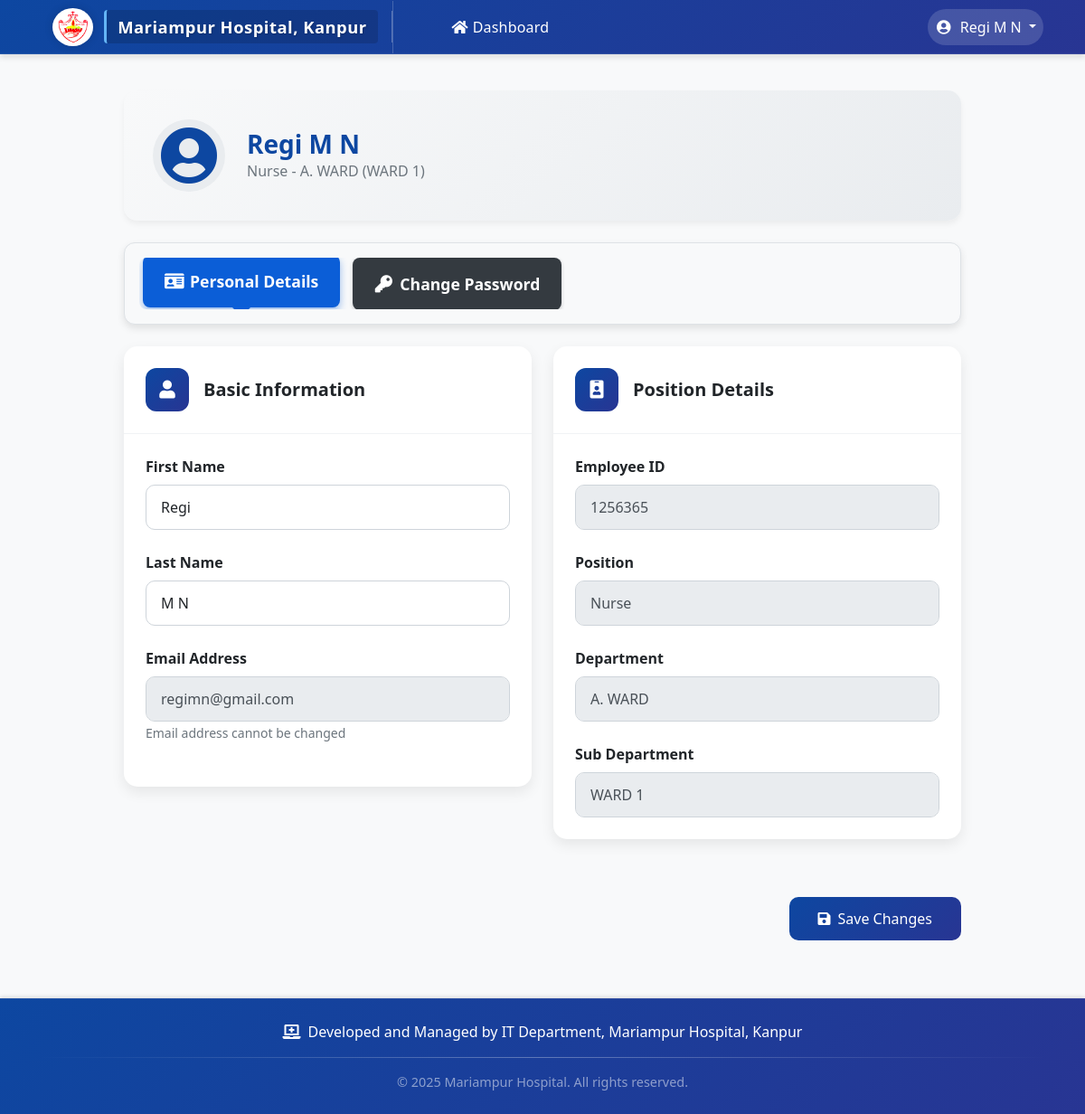
The page /profile/ (signed in) on the database as committed earlier.
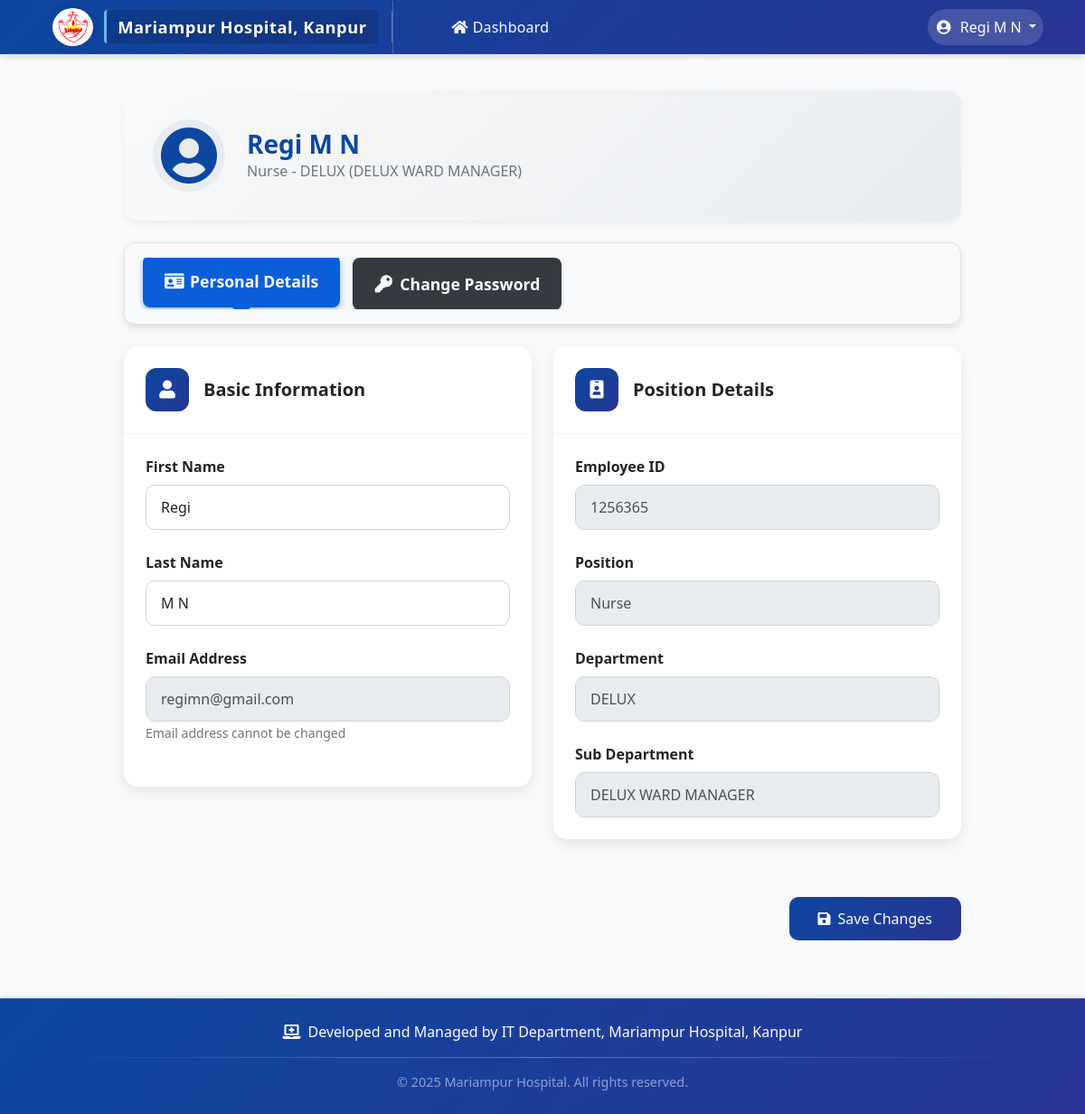
The same page on the database as committed later.
### staff_monitor/models.py (models this page shows, shortened)
class Department(models.Model):
    name = models.CharField(max_length=100, unique=True)
    created_at = models.DateTimeField(auto_now_add=True)
    class Meta:
        ordering = ['name']

class SubDepartment(models.Model):
    name = models.CharField(max_length=100)
    department = models.ForeignKey(Department, related_name='subdepartments', on_delete=models.CASCADE)
    created_at = models.DateTimeField(auto_now_add=True)
    class Meta:
        ordering = ['name']
        unique_together = ['name', 'department']  # Prevent duplicate subdepartment names within a department

### staff_monitor/views.py (the view)
# urls.py: path('profile/', views.profile, name='profile'),
@login_required
def profile(request):
    user = request.user
    context = {'user': user}
    if user.is_staff:
        context['is_staff'] = True
    else:
        try:
            department_head = DepartmentHead.objects.get(user=user)
            context['is_department_head'] = True
            context['position'] = department_head.designation
            context['department_name'] = department_head.department.name
            context['contact_number'] = department_head.contact_number
            if department_head.subdepartment:
                context['subdepartment_name'] = department_head.subdepartment.name
        except DepartmentHead.DoesNotExist:
            try:
                staff = Staff.objects.get(user=user)
                context['is_staff_member'] = True
                context['employee_id'] = staff.employee_id
                context['position'] = staff.position
                context['department_name'] = staff.department.name
                if staff.subdepartment:
                    context['subdepartment_name'] = staff.subdepartment.name
            except Staff.DoesNotExist:
                pass
    return render(request, 'staff_monitor/profile.html', context)

### staff_monitor/templates/staff_monitor/profile.html (shortened to what the changed rows need)
{% extends 'staff_monitor/base.html' %}
{% block content %}
<div class="row justify-content-center">
    <div class="col-lg-10">
        <div class="profile-header mb-4">
            <div class="d-flex align-items-center">
                <div class="profile-info">
                    <h2 class="mb-0">{{ user.get_full_name }}</h2>
                    <p class="text-muted mb-0">
                        {% if is_staff %}
                            System Administrator
                        {% elif is_department_head %}
                            {{ position }} - {{ department_name }}
                            {% if subdepartment_name %}
                            ({{ subdepartment_name }})
                            {% endif %}
                        {% else %}
                            {{ position }} - {{ department_name }}
                            {% if subdepartment_name %}
                            ({{ subdepartment_name }})
                            {% endif %}
                        {% endif %}
                    </p>
                </div>
            </div>
        </div>
        <div class="tab-content" id="profileTabsContent">
            <div class="tab-pane fade show active" id="personal" role="tabpanel" aria-labelledby="personal-tab">
                <form method="post" action="{% url 'update_profile' %}" class="needs-validation" novalidate>
                    <div class="row g-4">
                        <div class="col-md-6">
                            <div class="profile-card">
                                <div class="profile-card-body">
                                    {% if is_staff %}
                                        <div class="alert alert-info mb-0">
                                            <i class="fas fa-user-shield me-2"></i>You are a system administrator with full access to the system.
                                        </div>
                                    {% else %}
                                        <div class="mb-4">
                                            <label class="form-label">Employee ID</label>
                                            <input type="text" class="form-control readonly-field" value="{{ employee_id }}" readonly>
                                        </div>
                                        <div class="mb-4">
                                            <label class="form-label">Position</label>
                                            <input type="text" class="form-control readonly-field" value="{{ position }}" readonly>
                                        </div>
                                        <div class="mb-4">
                                            <label class="form-label">Department</label>
                                            <input type="text" class="form-control readonly-field" value="{{ department_name }}" readonly>
                                        </div>
                                        {% if subdepartment_name %}
                                        <div class="mb-0">
                                            <label class="form-label">Sub Department</label>
                                            <input type="text" class="form-control readonly-field" value="{{ subdepartment_name }}" readonly>
                                        </div>
                                        {% endif %}
                                    {% endif %}
                                </div>
                            </div>
                        </div>
                    </div>
                </form>
            </div>
        </div>
    </div>
</div>
{% endblock %}

Rows that differ between the two databases and show on the page:
changed Department: name "A. WARD" → "DELUX"
changed SubDepartment: name "WARD 1" → "DELUX WARD MANAGER"
